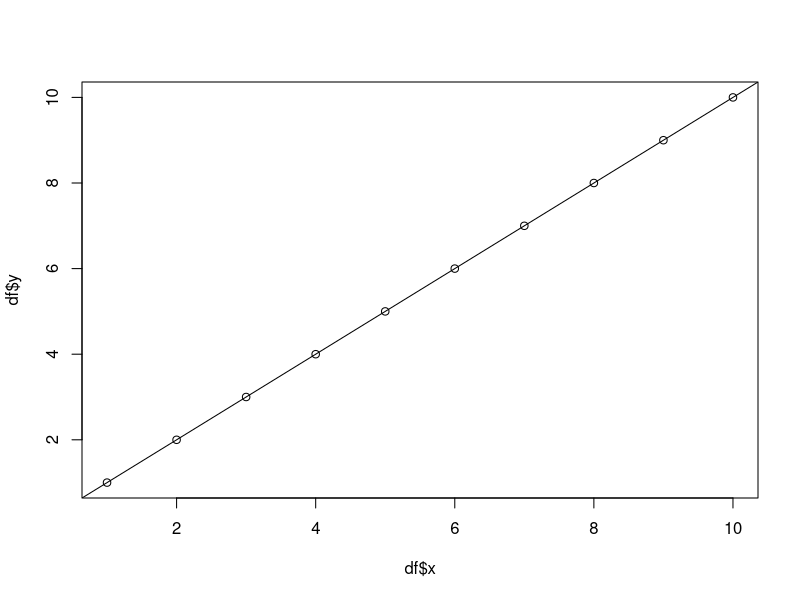
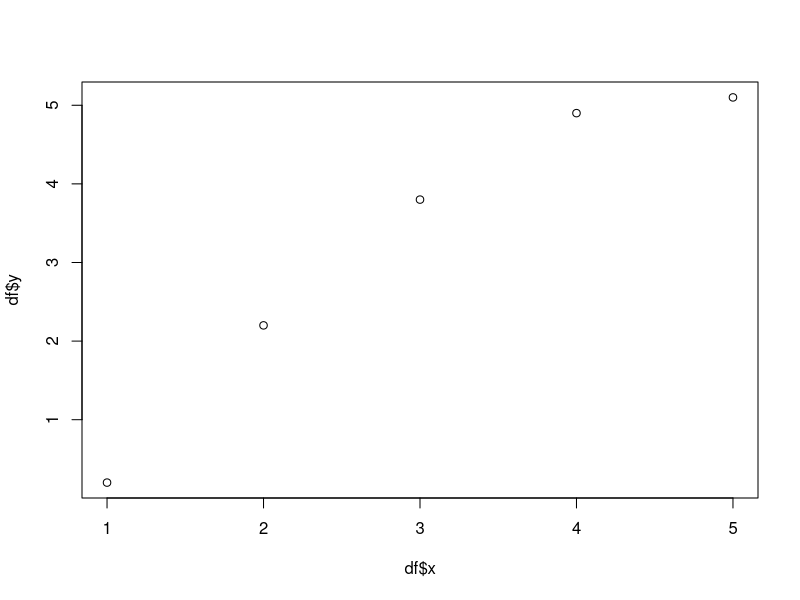

Reproduce these figures in R, in order. (Note: this script raises an error after producing the figures.)
x <- c(1:10)
y <- c(1:10)
df <- data.frame(x,y)
plot(df$x,df$y)

m <- lm(formula=y ~x, data=df)
summary(m)
abline(m)

x <- c(1,2,3,4,5)
y <- c(0.2,2.2,3.8,4.9,5.1)

df <- data.frame(x,y)
plot(df$x, df$y)
m1 <- lm(formula=y ~ x, data=df)

g <- ggplot(df, aes(x=x, y=y)) + geom_point()
g
g + stat_smooth(method = lm, "col" = "red")

w <- c(1,3,4,4.5,5,6.1,7.3, 7.9, 9.2,10.05)
df <- data.frame(x,y,w)
plot(df$x, df$w)

m1 <- lm(formula=w ~ x, data=df)
summary(m1)
abline(m1)

g <- ggplot(df, aes(x=x, y=w)) + geom_point()
g
g + stat_smooth(method = lm, "col" = "red")

x <- sample(1:100, 10, replace = FALSE)
y <- sample(1:100, 10, replace = FALSE)

df <- data.frame(x,y)
plot(x,y)
m1<- lm(formula = x ~ y, data=df)
summary(m1)
abline(m1)
